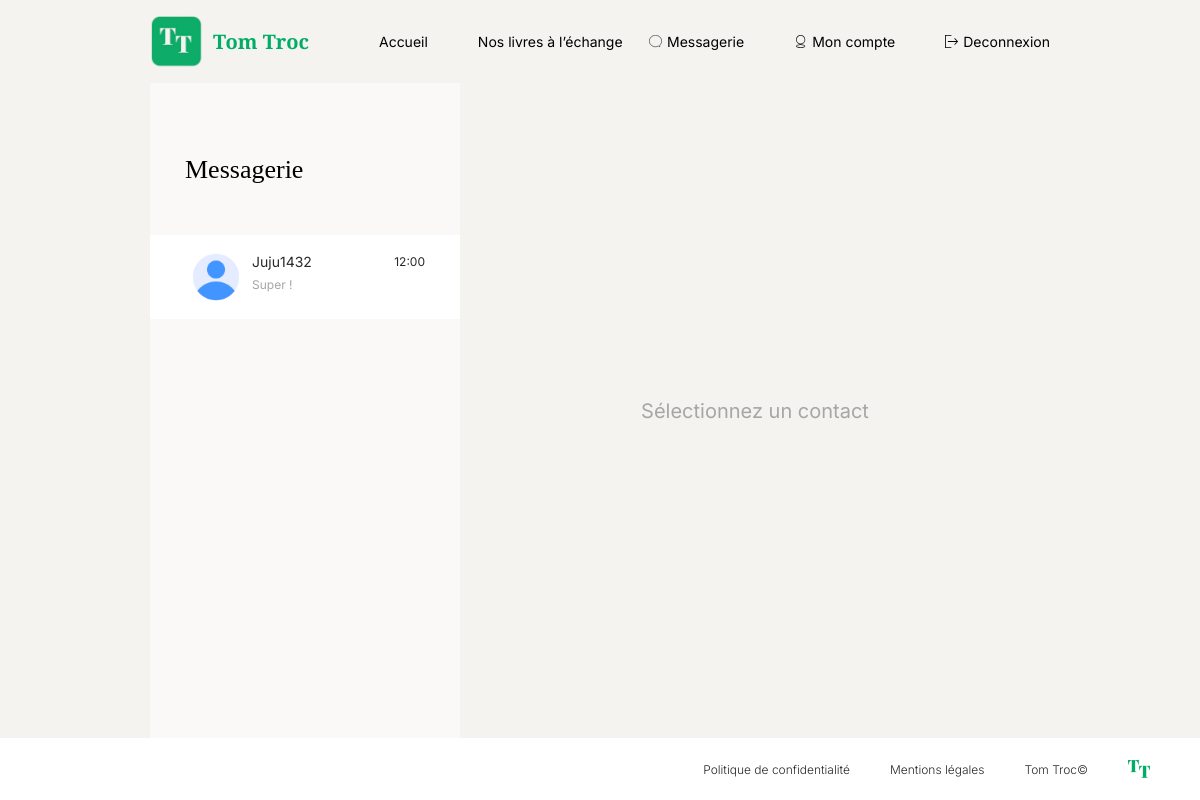
/index.php?page=messagerie (signed in), run on the app's committed database.
### tables this page shows
CREATE TABLE `users` (
  `id` int NOT NULL,
  `pseudo` varchar(20) NOT NULL,
  `mail` varchar(255) NOT NULL,
  `password` varchar(255) NOT NULL,
  `avatar_file_name` varchar(50) NOT NULL,
  `created_at` datetime NOT NULL
);

CREATE TABLE `messages` (
  `id` int NOT NULL,
  `content` varchar(1024) NOT NULL,
  `send_at` datetime NOT NULL,
  `discussion_id` int NOT NULL,
  `from_user_id` int NOT NULL,
  `is_read` tinyint(1) NOT NULL
);

### Controllers/MessagingController.php (called while the page is built, shortened)
<?php
class MessagingController
{
    private ?User $user;
    public function __construct()
    {
        $this->user = AuthServices::getAuthenticatedUser();
    }
    public function getMessagingPage(): void
    {
        $user = $this->user;
        $discussionRepository =  new DiscussionRepository();
        $discussionsList = $discussionRepository->getDiscussionListPreview($user->getId());
        require_once(__DIR__ . "/../Views/messaging.php");
    }
}

### index.php (called while the page is built, shortened)
<?php
require_once(__DIR__ . "/autoload.php");
$router = new Router();
$router->routing();

### autoload.php (called while the page is built, shortened)
<?php
spl_autoload_register(function ($class) {
    $directories = [
        __DIR__ . '/Models/',
        __DIR__ . '/Controllers/',
        __DIR__ . '/Services/',
        __DIR__ . '/Utils/',
        __DIR__ . '/Repositories/',
    ];
    foreach ($directories as $directory) {
        $file = $directory . $class . '.php';
        if (file_exists($file)) {
            return;
        }
    }
});

### Utils/Database.php (called while the page is built)
<?php
class Database
{
    private ?PDO $pdo = null;
    public function __construct()
    {
        if (!$this->pdo) {
            $this->pdo = new PDO(
                "mysql:host=localhost;dbname=tom_troc;charset=utf8",
                "root",
                "root"
            );
        }
    }
    public function getPDO()
    {
        return $this->pdo;
    }
}

### Services/SessionService.php (called while the page is built, shortened)
<?php
class SessionService
{
    public static function getUserId(): ?int
    {
        return $_SESSION["userId"] ?? null;
    }
}

### Services/AuthServices.php (called while the page is built, shortened)
<?php
class AuthServices
{
    public static function getAuthenticatedUser(): ?User
    {
        $userId = SessionService::getUserId();
        $userRepository = new UserRepository();
        $user = $userRepository->getById($userId);
        return $user;
    }
}

### Repositories/UserRepository.php (called while the page is built, shortened)
<?php
class UserRepository
{
    public PDO $pdo;
    public function __construct()
    {
        $this->pdo = (new Database())->getPDO();
    }
    public function getById(int $id): User
    {
        $stmt = $this->pdo->prepare("SELECT * FROM users WHERE id=:id");
        $stmt->execute([':id' => $id]);
        $result = $stmt->fetch();
        $user = new User();
        $user->setId($result["id"]);
        $user->setPseudo($result["pseudo"]);
        $user->setMail($result["mail"]);
        $user->setPassword($result["password"]);
        $user->setAvatarFileName($result["avatar_file_name"]);
        $user->setCreatedAt(new DateTime($result["created_at"]));
        $bookRepository = new BookRepository();
        $books = $bookRepository->getUserBookList($user->getId());
        $user->setBooks($books);
        $messageRepository = new MessageRepository();
        $unreadMessagesCount = $messageRepository->getUnreadMessagesCount($user->getId());
        $user->setUnreadMessagesCount($unreadMessagesCount);
        return $user;
    }
}

### Models/User.php (called while the page is built, shortened)
<?php
class User
{
    private string $id;
    public function getId()
    {
        return (int) $this->id;
    }
    public function setId(int $id)
    {
        $this->id = $id;
    }
}

### Repositories/DiscussionRepository.php (called while the page is built, shortened)
<?php
class DiscussionRepository
{
    public PDO $pdo;
    public function __construct()
    {
        $this->pdo = (new Database())->getPDO();
    }
    public function getDiscussionListPreview(int $userId): array
    {
        $stmt = $this->pdo->prepare("SELECT * FROM user_discussion WHERE user_id = :user_id");
        $stmt->execute([
            ":user_id" => $userId
        ]);
        $results = $stmt->fetchAll();
        $discussion_list = [];
        foreach ($results as $result) {
            $discussion = new Discussion();
            $discussion->setId($result["discussion_id"]);
            $discussion_list[] = $discussion;
        }
        $messageRepository = new MessageRepository();
        $userRepository = new UserRepository();
        foreach ($discussion_list as $discussion) {
            $last_message = $messageRepository->getLastMessage($discussion->getId());
            $discussion->setLastMessage($last_message);
            $target_user_id = $this->getDiscussionTargetUserId($userId, $discussion->getId());
            $target_user = $userRepository->getById($target_user_id);
        }
        return $discussion_list;
    }
    public function getDiscussionTargetUserId(int $userId, int $discussionId)
    {
        $stmt = $this->pdo->prepare("SELECT user_id FROM user_discussion WHERE discussion_id = :discussion_id AND user_id != :user_id");
        $stmt->execute([
            ":discussion_id" => $discussionId,
            ":user_id" => $userId
        ]);
        $result = $stmt->fetch();
        return (int) $result["user_id"];
    }
}

### Models/Discussion.php (called while the page is built, shortened)
<?php
class Discussion
{
    private string $id;
    public function getId()
    {
        return (int) $this->id;
    }
    public function setId(int $id)
    {
        $this->id = $id;
    }
}

### Repositories/MessageRepository.php (called while the page is built, shortened)
<?php
class MessageRepository
{
    public PDO $pdo;
    public function __construct()
    {
        $this->pdo = (new Database())->getPDO();
    }
    public function getLastMessage(int $discussion_id): ?Message
    {
        $stmt = $this->pdo->prepare("SELECT * from messages WHERE discussion_id = :discussion_id ORDER BY send_at DESC LIMIT 1");
        $stmt->execute([
            ":discussion_id" => $discussion_id
        ]);
        $result = $stmt->fetch();
        $message = new Message();
        $message->setId($result["id"]);
        $message->setContent($result["content"]);
        $message->setSendAt(new DateTime($result["send_at"]));
        $message->setFromUserId($result["from_user_id"]);
        $message->setIsRead($result["is_read"]);
        return $message;
    }
    public function getUnreadMessagesCount(int $userId): int
    {
        $stmt = $this->pdo->prepare("SELECT discussions.id FROM user_discussion INNER JOIN discussions ON user_discussion.discussion_id = discussions.id WHERE user_discussion.user_id = :user_id");
        $stmt->execute([
            ":user_id" => $userId
        ]);
        $results = $stmt->fetchAll();
        $counter = 0;
        foreach ($results as $result) {
            $lastMessage = $this->getLastMessage($result["id"]);
        }
        return $counter;
    }
}

### Repositories/BookRepository.php (called while the page is built, shortened)
<?php
class BookRepository
{
    public PDO $pdo;
    public function __construct()
    {
        $this->pdo = (new Database())->getPDO();
    }
    public function getUserBookList(int $userId): array
    {
        $stmt = $this->pdo->prepare("SELECT * from books WHERE user_id=:user_id;");
        $stmt->execute([":user_id" => $userId]);
        $results = $stmt->fetchAll();
        $books = [];
        foreach ($results as $book) {
            $userBook = new Book();
            $userBook->setId($book["id"]);
            $userBook->setTitle($book["title"]);
            $userBook->setAuthor($book["author"]);
            $userBook->setComment($book["comment"]);
            $userBook->setDisponibility($book["disponibility"]);
            $userBook->setImageFileName($book["image_file_name"]);
            $userBook->setCreatedAt(new DateTime($book["created_at"]));
            $books[] = $userBook;
        }
        return $books;
    }
}

### Models/Message.php (called while the page is built, shortened)
<?php
class Message
{
    private bool $isRead;
    public function getIsRead()
    {
        return $this->isRead;
    }
    public function setIsRead(bool $isRead)
    {
        $this->isRead = $isRead;
    }
}

### Views/messaging.php (the view, shortened to what this page needs)
<?php
include_once(__DIR__ . "/../Layout/header.php");
?>
<section class="messaging_section">
    <div class="messaging_side_bar">
        <h1>
            Messagerie
        </h1>
        <?php if (isset($discussionsList) && (count($discussionsList) > 0) && isset($user)) : ?>
            <?php foreach ($discussionsList as $discussion) : ?>
                <a href="./index.php?page=messagerie&utilisateur_id=<?= $discussion->getTargetUser()->getId() ?>" class="messaging_contact_wrapper">
                    <div class="messaging_contact_avatar">
                        <img src="./Public/Uploads/Avatars/<?= $discussion->getTargetUser()->getAvatarFileName() ?>" alt="">
                    </div>
                    <div class="messaging_contact_content">
                        <div class="messaging_contact_content_header">
                            <div class="messaging_contact_content_username"><?= htmlspecialchars($discussion->getTargetUser()->getPseudo()) ?></div>
                            <div class="messaging_contact_content_last_message"><?= DateFormater::format($discussion->getLastMessage()->getSendAt()) ?></div>
                        </div>
                        <div class="messaging_contact_content_preview">
                            <?= htmlspecialchars($discussion->getLastMessage()->getContent()) ?>
                        </div>
                    </div>
                </a>
            <?php endforeach; ?>
        <?php endif; ?>
    </div>
    <?php if (isset($target_user)) : ?>
        <div class="messaging_content">
            <div class="messaging_content_subtitle">
                <div class="messaging_contact_avatar">
                    <img src="./Public/Uploads/Avatars/<?= $target_user->getAvatarFileName() ?>" alt="">
                </div>
                <h2><?= htmlspecialchars($target_user->getPseudo()) ?></h2>
            </div>
            <div id="messagesWrapper" class="messaging_content_messages">
                <?php if (isset($message_list)) :  ?>
                    <?php foreach ($message_list as $message) : ?>
                        <?php if (isset($user)) : ?>
                            <div class="messaging_content_message_wrapper <?= $message->getFromUserId() === $user->getId() ? 'sent_message' : '' ?>">
                                <div class="messaging_content_message_wrapper_bis">
                                    <div class="message_info">
                                        <?php if ($message->getFromUserId() !== $user->getId()) : ?>
                                            <div class="message_info_avatar">
                                                <img src="./Public/Uploads/Avatars/<?= $target_user->getAvatarFileName() ?>" alt="">
                                            </div>
                                        <?php endif; ?>
                                        <div class="message_info">
                                            <p>
                                                <?= $message->getSendAt()->format("d.m h:i") ?>
                                            </p>
                                        </div>
                                    </div>
                                    <div class="message_content"><?= htmlspecialchars($message->getContent()); ?></div>
                                </div>
                            </div>
                        <?php endif; ?>
                    <?php endforeach; ?>
                <?php endif; ?>
            </div>
            <form class="messaging_content_form_wrapper" method="POST" action="./index.php?page=messagerie">
                <input type="hidden" id="user_id" name="user_id" value="<?= $target_user->getId() ?>">
                <label for="message"></label>
                <textarea maxlength="1000" rows="1" placeholder="Tapez votre message ici" name="message" id="message"></textarea>
                <button class="main_button">Envoyer</button>
            </form>
        </div>
    <?php else : ?>
        <div class="select_contact_wrapper">Sélectionnez un contact</div>
    <?php endif ?>
</section>
<?php
include_once(__DIR__ . "/../Layout/footer.php");
?>

### styles.css (style rules this page uses)
* { box-sizing: border-box; }
body { margin: 0; padding: 0; max-width: 1440px; margin: auto; }
.messaging_section { padding: 0px 150px 0px; background-color: #f5f3ef; display: flex; flex-direction: row; align-items: stretch; }
.messaging_section .messaging_side_bar { padding: 50px 0; background-color: #faf9f7; max-width: 310px; height: calc(100vh - 145px); overflow: scroll; flex: 1; }
.messaging_section .messaging_side_bar h1 { padding-left: 35px; font-family: "Playfair Display", serif; font-weight: 400; font-size: 26px; margin-bottom: 50px; }
.messaging_section .messaging_side_bar .messaging_contact_wrapper { padding: 18px 35px 18px 42px; position: relative; background-color: #ffffff; display: flex; flex-direction: row; gap: 12px; text-decoration: none; }
.messaging_section .messaging_contact_avatar { width: 48px; height: 48px; border-radius: 50%; overflow: hidden; }
.messaging_section .messaging_contact_avatar img { width: 100%; height: 100%; object-fit: cover; }
.messaging_section .messaging_side_bar .messaging_contact_content { display: flex; flex: 1; flex-direction: column; align-items: center; gap: 7px; font-family: "Inter", sans-serif; font-weight: 400; font-size: 14px; color: #292929; }
.messaging_contact_content .messaging_contact_content_header { display: flex; flex-direction: row; align-items: center; justify-content: space-between; width: 100%; }
.messaging_contact_content .messaging_contact_content_header .messaging_contact_content_last_message { font-size: 12px; }
.messaging_contact_content .messaging_contact_content_preview { display: -webkit-box; line-clamp: 1; -webkit-line-clamp: 1; -webkit-box-orient: vertical; overflow: hidden; font-size: 12px; color: #a6a6a6; width: 100%; }
.messaging_section .select_contact_wrapper { flex: 1; display: flex; flex-direction: row; align-items: center; justify-content: center; font-family: "Inter", sans-serif; font-size: 20px; color: #a6a6a6; }

### data on the page
users: avatar_file_name (placeholder picture), pseudo "Juju1432", SendAt "12:00"
messages: content "Super !"
